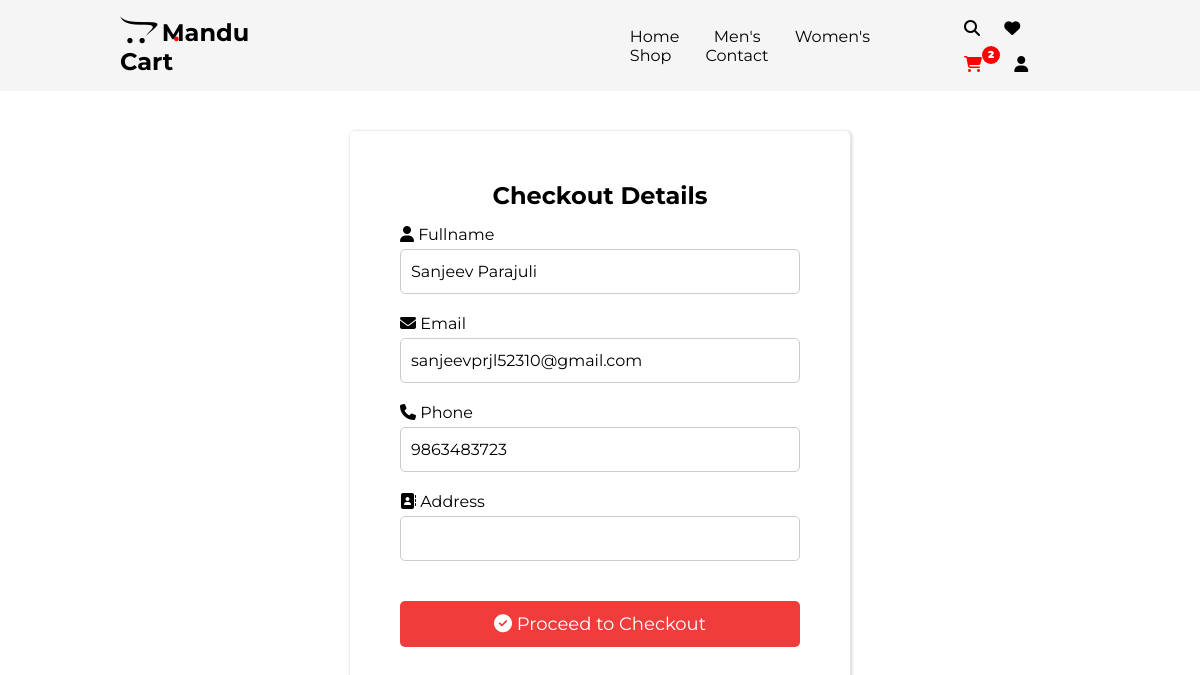
Screenshot of /pages/public/checkout.php (signed in) with the database file from the repository.
### tables this page shows
CREATE TABLE `tbl_customers` (
  `customer_id` int(11) NOT NULL,
  `fullname` varchar(50) NOT NULL,
  `email` varchar(100) NOT NULL,
  `phone` varchar(20) DEFAULT NULL,
  `password` varchar(250) NOT NULL,
  `status` tinyint(1) DEFAULT NULL,
  `created_at` timestamp NULL DEFAULT current_timestamp(),
  `updated_at` timestamp NULL DEFAULT current_timestamp()
);

### pages/public/checkout.php (the view, shortened to what this page needs)
<?php
include "db_connection.php";
$customer_id = $_SESSION['customer_id'];
$select_sql1 = "SELECT * FROM tbl_customers WHERE customer_id = $customer_id";
$select_res1 = mysqli_query($connection, $select_sql1);
$db_data = mysqli_fetch_assoc($select_res1);
$fullname = isset($db_data['fullname']) ? $db_data['fullname'] : '';
$email = isset($db_data['email']) ? $db_data['email'] : '';
$phone = isset($db_data['phone']) ? $db_data['phone'] : '';
?>
<!DOCTYPE html>
<html lang="en">
<head>
    <link rel="stylesheet" href="../../assets/checkout.css">
    <link rel="stylesheet" href="../../assets/style.css">
    <link rel="stylesheet" href="https://cdnjs.cloudflare.com/ajax/libs/font-awesome/6.4.2/css/all.min.css"
 />
</head>
<body>
    <?php include "nav.php"; ?>
    <div class="main-wrapper">
        <div class="checkout-wrapper">
            <form action="#" method="post">
                <h2 class="title">Checkout Details</h2>
                <div>
                    <i class="fa-solid fa-user"></i>
                    <label for="">Fullname</label>
                </div>
                <div>
                    <input class="input-field" type="text" name="fullname" value="<?php echo $fullname; ?>" required>
                </div>
                <div>
                    <i class="fa-solid fa-envelope"></i>
                    <label for="">Email</label>
                </div>
                <div>
                    <input class="input-field" type="text" name="email" value="<?php echo $email; ?>" required>
                </div>
                <div>
                    <i class="fa-solid fa-phone"></i>
                    <label for="">Phone</label>
                </div>
                <div>
                    <input class="input-field" type="text" name="phone" value="<?php echo $phone; ?>" required>
                </div>
                <div>
                    <i class="fa-solid fa-address-book"></i>
                    <label for="">Address</label>
                </div>
                <div>
                    <input class="input-field" type="text" name="address" required>
                </div>
                <button type="submit" value="submit" class="button" name="checkout"> <i
                        class="fa-solid fa-circle-check"></i> Proceed to Checkout</button>
            </form>
        </div>
    </div>
    <br>
    <br>
</body>
</html>

### assets/checkout.css (style rules this page uses)
* { margin: 0; padding: 0; box-sizing: border-box; font-family: "Montserrat", sans-serif; }
.main-wrapper { margin-top: 40px; display: flex; justify-content: center; align-items: center; }
.checkout-wrapper { width: 500px; padding: 50px; border-radius: 5px; box-shadow: 1px 1px 2px 2px rgba(0, 0, 0, 0.1); }
.title { display: flex; justify-content: center; align-items: center; margin-bottom: 15px; }
input { margin-top: 5px; margin-bottom: 20px; width: 100%; padding: 12px 10px; border: 1px solid #ccc; border-radius: 5px; font-size: 16px; }
.button { width: 100%; background-color: #f13c3c; color: #fff; border: none; border-radius: 5px; padding: 12px 20px; font-size: 18px; cursor: pointer; transition: all ease 0.9s; margin-top: 20px; }

### assets/style.css (style rules this page uses)
* { margin: 0; padding: 0; box-sizing: border-box; font-family: "Montserrat", sans-serif; }
html, body { max-width: 100%; overflow-x: hidden; background: rgba(255, 255, 255, 0.808); }
.logo, i, h1 { display: inline; -webkit-user-select: none; user-select: none; }

### rows the page displays
tbl_customers: fullname "Sanjeev Parajuli", email "sanjeevprjl52310@gmail.com", phone "9863483723"

### other values shown
$no_of_product_in_cart "2"
